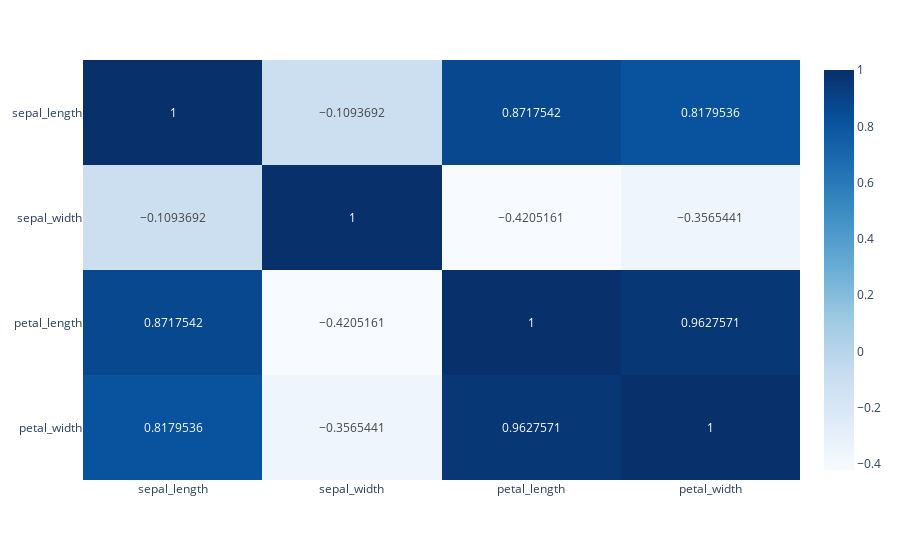

Notebook code cell kept with this figure:
### Code cell
fig = px.imshow(df_corr, text_auto=True, color_continuous_scale="blues", aspect="auto")
fig.update_xaxes(side="bottom")
fig.show()

### Figure 1 — Plotly figure (JSON) as saved in the notebook; plotly's stock layout.template omitted (floating-point values rounded to 4 significant figures)
{"data": [{"coloraxis": "coloraxis", "hovertemplate": "x: %{x}<br>y: %{y}<br>color: %{z}<extra></extra>", "name": "0", "texttemplate": "%{z}", "type": "heatmap", "x": ["sepal_length", "sepal_width", "petal_length", "petal_width"], "xaxis": "x", "y": ["sepal_length", "sepal_width", "petal_length", "petal_width"], "yaxis": "y", "z": [[1.0, -0.1094, 0.8718, 0.818], [-0.1094, 1.0, -0.4205, -0.3565], [0.8718, -0.4205, 1.0, 0.9628], [0.818, -0.3565, 0.9628, 1.0]]}], "layout": {"coloraxis": {"colorscale": [[0, "rgb(247,251,255)"], [0.125, "rgb(222,235,247)"], [0.25, "rgb(198,219,239)"], [0.375, "rgb(158,202,225)"], [0.5, "rgb(107,174,214)"], [0.625, "rgb(66,146,198)"], [0.75, "rgb(33,113,181)"], [0.875, "rgb(8,81,156)"], [1, "rgb(8,48,107)"]]}, "margin": {"t": 60}, "xaxis": {"anchor": "y", "domain": [0, 1], "side": "bottom"}, "yaxis": {"anchor": "x", "autorange": "reversed", "domain": [0, 1]}}}
